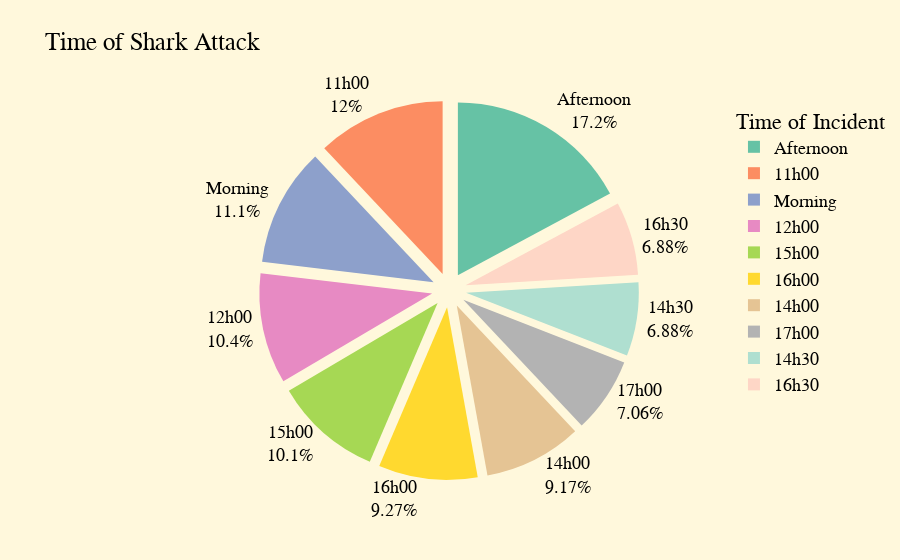

This figure's notebook cell:
### Code cell
fig = px.pie(data_frame = byTime_count.iloc[1:11,:],
             values = 'Count',
             names = 'Time',
             title = 'Time of Shark Attack',
             color_discrete_sequence=px.colors.qualitative.Set2
             )

fig.update_traces(textposition ='outside',
                  textinfo = 'label+percent',
                  pull = [0.1] * 10)
fig.update_layout(paper_bgcolor='cornsilk',
                  legend_title = 'Time of Incident',
                  uniformtext_minsize=18,
                  uniformtext_mode='hide',
                  font = dict(
                      family = "Courier New, monospace",
                      size = 18,
                      color = 'black'
                  ))

fig.show()

### Figure 1 — Plotly figure (JSON) as saved in the notebook; plotly's stock layout.template omitted (floating-point values rounded to 4 significant figures)
{"data": [{"domain": {"x": [0, 1], "y": [0, 1]}, "hovertemplate": "Time=%{label}<br>Count=%{value}<extra></extra>", "labels": ["Afternoon", "11h00", "Morning", "12h00", "15h00", "16h00", "14h00", "17h00", "14h30", "16h30"], "legendgroup": "", "name": "", "pull": [0.1, 0.1, 0.1, 0.1, 0.1, 0.1, 0.1, 0.1, 0.1, 0.1], "showlegend": true, "textinfo": "label+percent", "textposition": "outside", "type": "pie", "values": [187, 131, 121, 113, 110, 101, 100, 77, 75, 75]}], "layout": {"font": {"color": "black", "family": "Courier New, monospace", "size": 18}, "legend": {"title": {"text": "Time of Incident"}, "tracegroupgap": 0}, "paper_bgcolor": "cornsilk", "piecolorway": ["rgb(102,194,165)", "rgb(252,141,98)", "rgb(141,160,203)", "rgb(231,138,195)", "rgb(166,216,84)", "rgb(255,217,47)", "rgb(229,196,148)", "rgb(179,179,179)"], "title": {"text": "Time of Shark Attack"}, "uniformtext": {"minsize": 18, "mode": "hide"}}}
